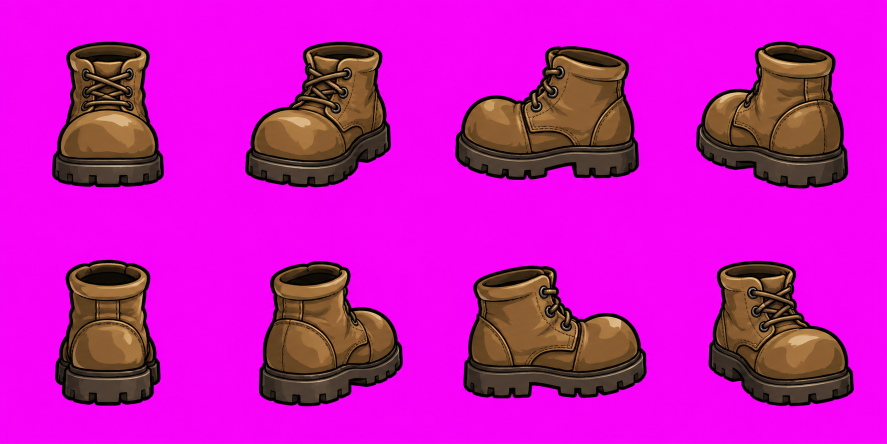
#> input picture tools/engineer_rig/foot_parts.png, 1774 x 887 px (shown at 1/2 size)
$ python make_character_sheet.py engineer_rig/foot_parts.png --out out.png
#> lines starting #> are read from the running program, lines starting #| are printed output that depends on the picture; after the words box and inside, x2 and y2 are one past the last pixel; in counts of white or black regions, pixels touching at a corner belong together
#!/usr/bin/env python3
"""생성 이미지(마젠타 배경) → 걷기 스프라이트 시트 조립.

docs/character-sprite-handoff.md 5장의 파이프라인을 스크립트로 고정한 것.
예전에는 세션마다 스크래치패드에 다시 작성해야 했으므로 여기 커밋해 둔다.

사용법:
    # 걷기 시트 (프레임 여러 장 → run_<id>.png)
    python tools/make_character_sheet.py -o assets/sprites/run_veteran.png raw/vet_*.png

    # 대기 이미지 (한 장 → idle_<id>.png, 시트 조립 없음)
    python tools/make_character_sheet.py -o assets/sprites/idle_veteran.png --single raw/vet_idle.png

    # 키잉 결과만 확인 (프레임별 PNG 를 디렉터리에 덤프)
    python tools/make_character_sheet.py -o out.png --debug-dir dbg raw/*.png
"""

from __future__ import annotations

import argparse
import glob
import itertools
import sys
from pathlib import Path

import numpy as np
from PIL import Image, ImageFilter
from scipy import ndimage

# ── 파이프라인 상수 (문서 5장과 일치) ──────────────────────────────────
TARGET_H = 150            # 각 프레임을 이 높이로 개별 정규화
TOL_MAGENTA = 70          # 마젠타 배경 색거리 허용치
TOL_WHITE = 60            # 흰 배경일 때
HOLE_TOL_MAGENTA = 48     # 갇힌 배경 구멍 제거 허용치
HOLE_TOL_WHITE = 25       # 흰 배경은 크림색 옷을 지키려고 더 빡빡하게
HUE_TOL_DEG = 10.0        # 마젠타로 볼 색상 차(도)
SAT_MIN = 90              # 마젠타로 볼 최소 채도 (0-255)
MIN_AREA = 2000           # 이 면적을 넘으면 figure 앵커
ANCHOR_MIN_H_RATIO = 0.55 # 앵커 높이가 중앙값의 이 비율 미만이면 제목 텍스트로 간주
GROUND_ASPECT = 3.0       # 가로가 세로의 이 배를 넘는 작은 조각 = 지면선/그림자
MERGE_EXPAND = 12         # 앵커 바운딩박스를 이만큼 넓혀 조각 편입 판정
CELL_PAD_W = 8            # 셀 폭 = 최대 프레임 폭 + 이 값
CELL_PAD_H = 4            # 셀 높이 = 최대 프레임 높이 + 이 값
BOTTOM_MARGIN = 2         # 바닥 정렬 여백
MAX_LIFT = 14             # 공중 포즈에 반영할 최대 리프트
MIN_ADJ_DIFF = 0.25       # 인접 프레임 실루엣 차이가 이 미만이면 애니메이션으로 안 읽힘

ALPHA_SOLID = 8           # 성분 라벨링에서 불투명으로 칠 알파 하한

# 흰 헤일로 제거: 아트 디렉션상 실루엣 바깥선은 "굵은 검정"이므로 경계의 밝은 무채색
# 픽셀은 생성기가 스티커풍 흰 테두리를 그린 아티팩트다. 정상 프레임은 경계 흰 비율이 0%,
# 문제 프레임만 2~3% 나온다. 안쪽 흰 아트(베테랑 수염 등)는 검정 외곽선에 둘러싸여 있어
# 경계 밴드에 걸리지 않는다. 최대 HALO_PASSES 픽셀만 벗겨 과잉 침식을 막는다.
HALO_LUM = 200            # 이 휘도 이상이면 밝음
HALO_SAT = 40             # 이 채도 미만이면 무채색 (0-255)
HALO_PASSES = 3           # 벗겨낼 최대 두께 — 정규화(TARGET_H) 기준 px.
                          # 원본은 보통 8배 크므로 실제 반복 수는 해상도에 비례해 늘린다.


def _key_color(rgb: np.ndarray) -> np.ndarray:
    """테두리 1px 링의 중앙값을 배경 키 컬러로 잡는다."""
    border = np.concatenate([
        rgb[0, :, :], rgb[-1, :, :], rgb[:, 0, :], rgb[:, -1, :],
    ], axis=0)
    return np.median(border, axis=0)


def _is_magenta(key: np.ndarray) -> bool:
    r, g, b = key
    return r > 120 and b > 120 and g < min(r, b) * 0.6


def _hue_deg(rgb: np.ndarray) -> np.ndarray:
    """RGB(float, 0-255) → 색상(도). 무채색은 0 으로 떨어지지만 채도로 걸러진다."""
    mx = rgb.max(axis=2)
    mn = rgb.min(axis=2)
    d = np.maximum(mx - mn, 1e-6)
    r, g, b = rgb[..., 0], rgb[..., 1], rgb[..., 2]
    h = np.where(
        mx == r, ((g - b) / d) % 6,
        np.where(mx == g, (b - r) / d + 2, (r - g) / d + 4),
    )
    return h * 60.0


def key_out(img: Image.Image) -> tuple[Image.Image, np.ndarray]:
    """배경을 투명하게 만든 RGBA 이미지를 돌려준다."""
    rgb = np.asarray(img.convert("RGB"), dtype=np.float32)
    key = _key_color(rgb)
    magenta = _is_magenta(key)
    tol = TOL_MAGENTA if magenta else TOL_WHITE
    hole_tol = HOLE_TOL_MAGENTA if magenta else HOLE_TOL_WHITE

    dist = np.linalg.norm(rgb - key, axis=2)
    similar = dist <= tol

    if magenta:
        # 마젠타 계열은 색거리가 멀어도(그림자·글로우) 배경으로 본다.
        mx = rgb.max(axis=2)
        mn = rgb.min(axis=2)
        sat = np.where(mx > 0, (mx - mn) / np.maximum(mx, 1e-6) * 255.0, 0.0)
        dh = np.abs(_hue_deg(rgb) - _hue_deg(key[None, None, :])[0, 0])
        dh = np.minimum(dh, 360.0 - dh)
        similar |= (dh <= HUE_TOL_DEG) & (sat >= SAT_MIN)

    # 가장자리에서 닿는 성분만 진짜 배경 — 옷의 같은 색 면적은 살린다.
    lab, n = ndimage.label(similar, structure=np.ones((3, 3), dtype=np.uint8))
    edge_labels = set(lab[0, :]) | set(lab[-1, :]) | set(lab[:, 0]) | set(lab[:, -1])
    edge_labels.discard(0)
    bg = np.isin(lab, list(edge_labels)) if edge_labels else np.zeros_like(similar)

    # 갇힌 배경 구멍(팔 사이 틈 등)은 키 컬러에 충분히 가까울 때만 제거.
    trapped = similar & ~bg
    bg |= trapped & (dist <= hole_tol)

    alpha = np.where(bg, 0, 255).astype(np.uint8)

    # 경계 부드럽게: 침식본과 반반 섞고 살짝 블러 → 계단 현상 완화.
    a_img = Image.fromarray(alpha, mode="L")
    a_soft = Image.blend(a_img, a_img.filter(ImageFilter.MinFilter(5)), 0.5)
    a_soft = a_soft.filter(ImageFilter.GaussianBlur(0.8))
    af = np.asarray(a_soft, dtype=np.float32) / 255.0

    # 디스필: 반투명 픽셀에 남은 키 컬러 성분을 걷어낸다.
    safe = np.maximum(af, 1e-3)[..., None]
    out_rgb = np.clip((rgb - key * (1.0 - safe)) / safe, 0, 255)
    out_rgb = np.where(af[..., None] > 0, out_rgb, 0)

    rgba = np.dstack([out_rgb.astype(np.uint8), (af * 255).astype(np.uint8)])
    return Image.fromarray(rgba, mode="RGBA"), key


# [26 lines left out: function recolor_white_halo, not called in this run]


def strip_white_halo(rgba: Image.Image) -> tuple[Image.Image, int]:
    """실루엣 바깥 경계에 붙은 밝은 무채색 테두리를 벗겨낸다. (제거한 픽셀 수도 돌려줌)"""
    a = np.asarray(rgba).copy()
    rgb = a[..., :3].astype(np.float32)
    lum = rgb.mean(axis=2)
    mx = rgb.max(axis=2)
    mn = rgb.min(axis=2)
    sat = np.where(mx > 0, (mx - mn) / np.maximum(mx, 1e-6) * 255.0, 0.0)
    whiteish = (lum > HALO_LUM) & (sat < HALO_SAT)

    cross = np.array([[0, 1, 0], [1, 1, 1], [0, 1, 0]], dtype=bool)
    # 원본 해상도 기준으로 환산 — 정규화 후 HALO_PASSES px 만큼 벗겨진 효과가 나도록.
    passes = max(HALO_PASSES, round(HALO_PASSES * a.shape[0] / TARGET_H))
    removed = 0
    for _ in range(passes):
        solid = a[..., 3] > ALPHA_SOLID
        band = solid & ~ndimage.binary_erosion(solid, cross)
        hit = band & whiteish
        if not hit.any():
            break
        a[..., 3] = np.where(hit, 0, a[..., 3])
        removed += int(np.count_nonzero(hit))
    return Image.fromarray(a, mode="RGBA"), removed


def extract_figures(rgba: Image.Image) -> list[Image.Image]:
    """잡티·지면선·제목 텍스트를 걸러내고 figure 단위로 잘라낸다."""
    a = np.asarray(rgba)[..., 3]
    solid = a > ALPHA_SOLID
    lab, n = ndimage.label(solid, structure=np.ones((3, 3), dtype=np.uint8))
    if n == 0:
        return []

    objs = ndimage.find_objects(lab)
    areas = ndimage.sum(solid, lab, index=range(1, n + 1))

    anchors, frags = [], []
    for i, sl in enumerate(objs):
        if sl is None:
            continue
        (anchors if areas[i] > MIN_AREA else frags).append((i + 1, sl))

    if not anchors:
        return []

    # 앵커 높이가 중앙값의 55% 미만이면 제목 텍스트로 보고 제외.
    heights = [sl[0].stop - sl[0].start for _, sl in anchors]
    med = float(np.median(heights))
    anchors = [(l, sl) for (l, sl), h in zip(anchors, heights)
               if h >= med * ANCHOR_MIN_H_RATIO]
    if not anchors:
        return []

    keep = {l: [sl] for l, sl in anchors}
    for l, sl in frags:
        h = sl[0].stop - sl[0].start
        w = sl[1].stop - sl[1].start
        if w > h * GROUND_ASPECT:
            continue                      # 지면선·그림자
        for al, asl in anchors:
            if (sl[0].start < asl[0].stop + MERGE_EXPAND
                    and sl[0].stop > asl[0].start - MERGE_EXPAND
                    and sl[1].start < asl[1].stop + MERGE_EXPAND
                    and sl[1].stop > asl[1].start - MERGE_EXPAND):
                keep[al].append(sl)
                break                     # 겹치는 앵커에만 편입, 나머지는 버림

    src = np.asarray(rgba)
    out = []
    # 왼쪽→오른쪽 순으로 (한 장에 여러 포즈가 들어온 경우 대비)
    for al, asl in sorted(anchors, key=lambda t: t[1][1].start):
        parts = keep[al]
        y0 = min(s[0].start for s in parts)
        y1 = max(s[0].stop for s in parts)
        x0 = min(s[1].start for s in parts)
        x1 = max(s[1].stop for s in parts)
        member = np.isin(lab, [al] + [l for l, s in frags if s in parts])
        cut = src.copy()
        cut[..., 3] = np.where(member, cut[..., 3], 0)
        fig = Image.fromarray(cut[y0:y1, x0:x1], mode="RGBA")
        fig.info["src_bottom_gap"] = src.shape[0] - y1   # 원본 지면까지의 여백
        out.append(fig)
    return out


def normalize(fig: Image.Image) -> tuple[Image.Image, float]:
    """높이 TARGET_H 로 개별 리사이즈. (원본이 장마다 크기가 다르다)"""
    w, h = fig.size
    scale = TARGET_H / float(h)
    new = fig.resize((max(1, round(w * scale)), TARGET_H), Image.LANCZOS)
    return new, scale


def silhouette_diff(a: np.ndarray, b: np.ndarray) -> float:
    """실루엣 대칭차 / 합집합. 0 이면 동일, 1 이면 완전히 다름."""
    union = np.count_nonzero(a | b)
    if union == 0:
        return 0.0
    return np.count_nonzero(a ^ b) / union


def best_cycle(masks: list[np.ndarray]) -> list[int]:
    """인접 프레임 차이 합이 최대가 되는 순환 순서. (프레임 수가 적어 완전탐색)"""
    n = len(masks)
    if n < 3:
        return list(range(n))
    d = [[silhouette_diff(masks[i], masks[j]) for j in range(n)] for i in range(n)]
    best, best_score = None, -1.0
    for perm in itertools.permutations(range(1, n)):
        order = (0,) + perm
        score = sum(d[order[i]][order[(i + 1) % n]] for i in range(n))
        if score > best_score:
            best, best_score = order, score
    return list(best)


def assemble(figs: list[Image.Image], scales: list[float]) -> tuple[Image.Image, float]:
    """프레임들을 바닥 정렬 시트로 조립. (시트, 최소 인접 차이) 를 돌려준다."""
    cell_w = max(f.width for f in figs) + CELL_PAD_W

    # 공중 포즈 리프트: 원본 지면 여백을 정규화 배율로 환산해 가장 낮은 프레임 기준 상대값.
    lifts_raw = [f.info.get("src_bottom_gap", 0) * s for f, s in zip(figs, scales)]
    base = min(lifts_raw)
    lifts = [min(MAX_LIFT, max(0, round(l - base))) for l in lifts_raw]

    # 리프트만큼 위로 올라가므로 셀 높이에 미리 반영해야 오프셋이 음수가 되지 않는다.
    cell_h = max(f.height + l for f, l in zip(figs, lifts)) + CELL_PAD_H

    masks = []
    for f, lift in zip(figs, lifts):
        m = np.zeros((cell_h, cell_w), dtype=bool)
        ox = (cell_w - f.width) // 2
        oy = cell_h - f.height - BOTTOM_MARGIN - lift
        m[oy:oy + f.height, ox:ox + f.width] = np.asarray(f)[..., 3] > ALPHA_SOLID
        masks.append(m)

    order = best_cycle(masks)
    sheet = Image.new("RGBA", (cell_w * len(figs), cell_h), (0, 0, 0, 0))
    for slot, idx in enumerate(order):
        f, lift = figs[idx], lifts[idx]
        ox = slot * cell_w + (cell_w - f.width) // 2
        oy = cell_h - f.height - BOTTOM_MARGIN - lift
        sheet.paste(f, (ox, oy))

    n = len(order)
    min_diff = min(silhouette_diff(masks[order[i]], masks[order[(i + 1) % n]])
                   for i in range(n)) if n > 1 else 1.0
    return sheet, min_diff


def main() -> int:
    # 윈도 콘솔 기본 코드페이지(cp949/cp932)로는 한글 출력이 깨지거나 예외가 난다.
    for stream in (sys.stdout, sys.stderr):
        if hasattr(stream, "reconfigure"):
            stream.reconfigure(encoding="utf-8", errors="replace")

    ap = argparse.ArgumentParser(description=__doc__,
                                 formatter_class=argparse.RawDescriptionHelpFormatter)
    ap.add_argument("inputs", nargs="+", help="생성 이미지 경로 (glob 가능)")
    ap.add_argument("-o", "--out", required=True, help="출력 PNG 경로")
    ap.add_argument("--single", action="store_true",
                    help="시트 조립 없이 figure 한 장만 저장 (대기 이미지용)")
    ap.add_argument("--debug-dir", help="키잉된 프레임을 개별 PNG 로 덤프할 디렉터리")
    args = ap.parse_args()

    paths: list[str] = []
    for pat in args.inputs:
        hits = sorted(glob.glob(pat))
        paths.extend(hits if hits else [pat])
    if not paths:
        print("입력 이미지가 없습니다.", file=sys.stderr)
        return 1

    figs: list[Image.Image] = []
    scales: list[float] = []
    for p in paths:
        rgba, key = key_out(Image.open(p))
#> in key_out, `key = _key_color(rgb)`: key = [245, 6, 248]
#> in _is_magenta, `r, g, b = key`: r = 245; g = 6; b = 248
#> in key_out, `magenta = _is_magenta(key)`: magenta = True
#> in key_out, `tol = TOL_MAGENTA if magenta else TOL_WHITE`: tol = 70
#> in key_out, `hole_tol = HOLE_TOL_MAGENTA if magenta else HOLE_TOL_WHITE`: hole_tol = 48
#> in key_out, `similar = dist <= tol`:
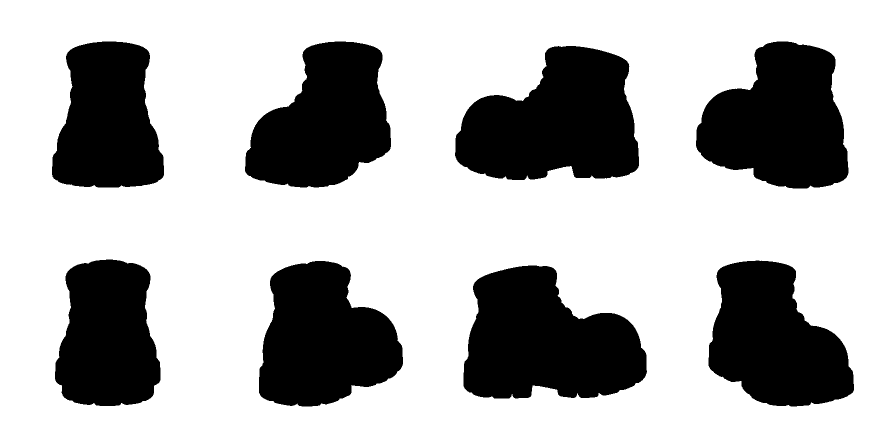
#> similar: shape (887, 1774) bool (shown at 1/2 size); 69.5% white; 8 black regions, largest, box (x1, y1, x2, y2) and area: (910, 92, 1278, 360) 70362, (927, 531, 1294, 797) 69917, (1392, 83, 1697, 377) 63439
#> in _hue_deg, `h = np.where( mx == r, ((g - b) / d) % 6, np.where(mx == g, (b - r) / ..`:
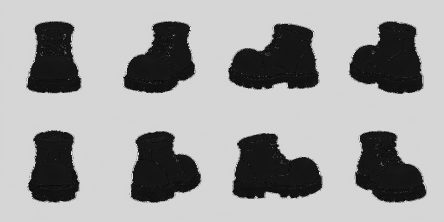
#> h: shape (887, 1774) float32 (shown at 1/4 size); min 0, max 5.95, mean 3.71; drawn with min black and max white
#> in key_out, `lab, n = ndimage.label(similar, structure=np.ones((3, 3), dtype=np.uin..`:
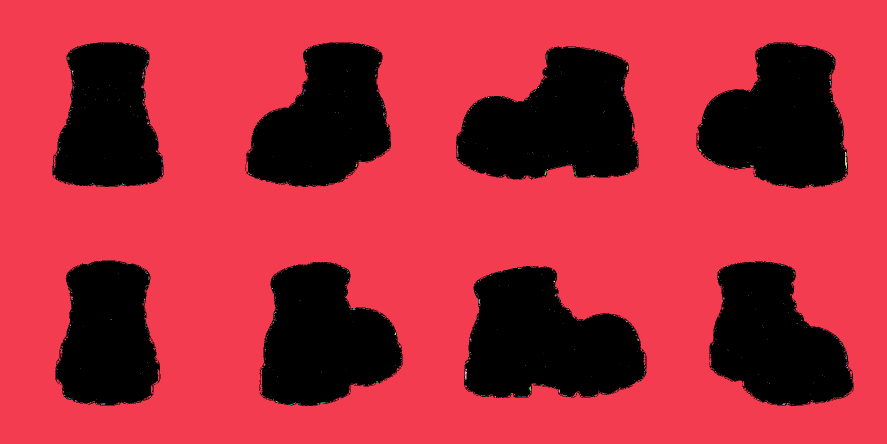
#> lab: shape (887, 1774) int32 (shown at 1/2 size); 881 distinct labels, from 0 to 880; one colour per label, 0 black
#> in key_out, `lab, n = ndimage.label(similar, structure=np.ones((3, 3), dtype=np.uin..`: n = 880
#> in key_out, `edge_labels = set(lab[0, :]) | set(lab[-1, :]) | set(lab[:, 0]) | set(..`: edge_labels = 1 item
#> in key_out, `rgba = np.dstack([out_rgb.astype(np.uint8), (af * 255).astype(np.uint8..`:
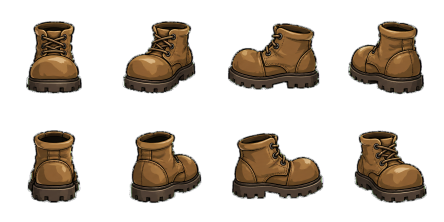
#> rgba: shape (887, 1774, 4) (shown at 1/4 size); mean R, G, B, A 28.3, 20.2, 12.3, 73.5; transparent parts drawn white
#> key = [245, 6, 248]
        rgba, halo = strip_white_halo(rgba)
#> the loop in strip_white_halo, `for _ in range(passes):` made 2 passes
#> removed on pass 1: 7
#> after the loop in strip_white_halo, `for _ in range(passes):`: removed = 7
#> halo = 7
        found = extract_figures(rgba)
#> in extract_figures, `lab, n = ndimage.label(solid, structure=np.ones((3, 3), dtype=np.uint8))`:
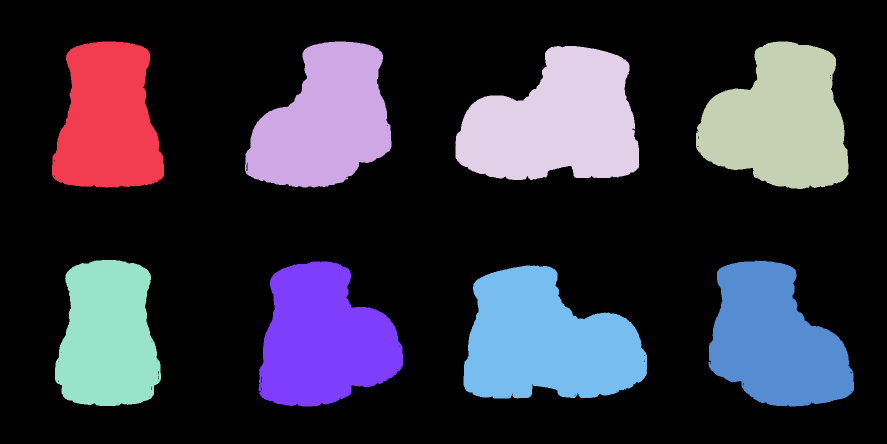
#> lab: shape (887, 1774) int32 (shown at 1/2 size); 9 distinct labels, from 0 to 8; one colour per label, 0 black
#> in extract_figures, `lab, n = ndimage.label(solid, structure=np.ones((3, 3), dtype=np.uint8))`: n = 8
#> in extract_figures, `objs = ndimage.find_objects(lab)`: objs = 8 items
#> in extract_figures, `areas = ndimage.sum(solid, lab, index=range(1, n + 1))`: areas = [50698, 58564, 63650, 70436, 49537, 58186, 59993, 70042]
#> the loop in extract_figures, `for i, sl in enumerate(objs):` made 8 passes
#> in extract_figures, `heights = [sl[0].stop - sl[0].start for _, sl in anchors]`: heights = [292, 292, 295, 268, 292, 292, 290, 266]
#> in extract_figures, `med = float(np.median(heights))`: med = 292
#> in extract_figures, `anchors = [(l, sl) for (l, sl), h in zip(anchors, heights) if h >= med..`: anchors = 8 items
#> the loop in extract_figures, `for al, asl in sorted(anchors, key=lambda t: t[1][1].start):` made 8 passes
#> (al, y0, y1, x0, x1) on passes 1 to 8: (1, 83, 375, 104, 328), (5, 520, 812, 110, 322), (2, 83, 375, 490, 783), (7, 523, 813, 517, 806), (4, 92, 360, 911, 1279), (8, 531, 797, 927, 1294), (3, 83, 378, 1392, 1697), (6, 521, 813, 1417, 1708)
#> after the loop in extract_figures, `for al, asl in sorted(anchors, key=lambda t: t[1][1].start):`:
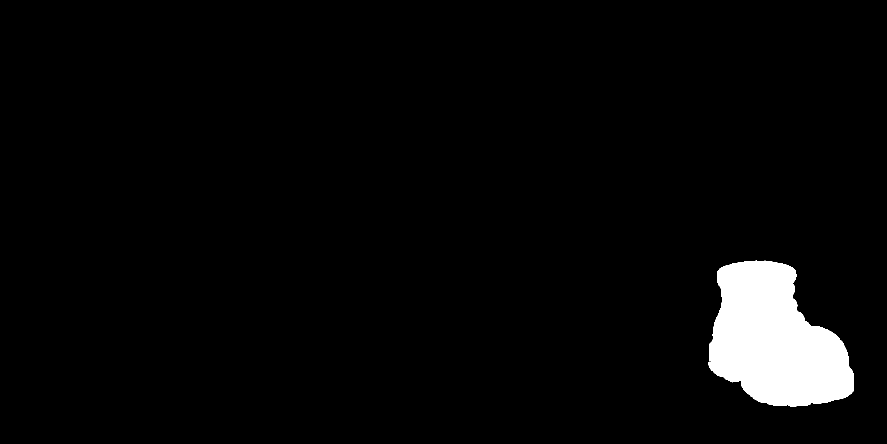
#> member: shape (887, 1774) bool (shown at 1/2 size); 3.7% white; 1 white region, box (x1, y1, x2, y2) and area: (1417, 521, 1708, 813) 58186
#> after the loop in extract_figures, `for al, asl in sorted(anchors, key=lambda t: t[1][1].start):`: fig.info = {'src_bottom_gap': 74}; out = 8 items
#> found = 8 items
        if not found:
            print(f"  !! figure 를 찾지 못함: {p}", file=sys.stderr)
            continue
        if len(found) > 1:
            print(f"  ** {Path(p).name}: figure {len(found)}개 검출 "
                  f"(한 장에 여러 포즈가 들어온 듯 — 확인 필요)")
#|   ** foot_parts.png: figure 8개 검출 (한 장에 여러 포즈가 들어온 듯 — 확인 필요)
        for f in found:
            gap = f.info.get("src_bottom_gap", 0)
            nf, sc = normalize(f)
            nf.info["src_bottom_gap"] = gap
            figs.append(nf)
            scales.append(sc)
#> this loop made 8 passes
#> (gap, w in normalize, h in normalize, scale in normalize, sc) on passes 1 to 8: (512, 224, 292, 0.514, 0.514), (75, 212, 292, 0.514, 0.514), (512, 293, 292, 0.514, 0.514), (74, 289, 290, 0.517, 0.517), (527, 368, 268, 0.56, 0.56), (90, 367, 266, 0.564, 0.564), (509, 305, 295, 0.508, 0.508), (74, 291, 292, 0.514, 0.514)
#> pass 1, in normalize, `new = fig.resize((max(1, round(w * scale)), TARGET_H), Image.LANCZOS)`:
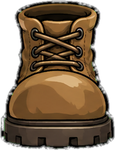
#> new: PIL image 115x150 RGBA; mean R, G, B, A 69.4, 50.6, 30.3, 186.1; transparent parts drawn white
#> after the loop, figs = 8 items; scales = [0.514, 0.514, 0.514, 0.517, 0.56, 0.564, 0.508, 0.514]
        print(f"  {Path(p).name}: key=({int(key[0])},{int(key[1])},{int(key[2])}) "
              f"figures={len(found)}"
              + (f" halo={halo}px 제거" if halo else ""))
#|   foot_parts.png: key=(245,6,248) figures=8 halo=7px 제거

    if not figs:
        print("추출된 figure 가 없습니다.", file=sys.stderr)
        return 1

    if args.debug_dir:
        d = Path(args.debug_dir)
        d.mkdir(parents=True, exist_ok=True)
        for i, f in enumerate(figs):
            f.save(d / f"frame_{i:02d}.png")
        print(f"디버그 프레임 {len(figs)}장 → {d}")

    out = Path(args.out)
    out.parent.mkdir(parents=True, exist_ok=True)

    if args.single:
        figs[0].save(out)
        print(f"저장: {out}  ({figs[0].width}x{figs[0].height})")
        return 0

    sheet, min_diff = assemble(figs, scales)
#> in assemble, `cell_w = max(f.width for f in figs) + CELL_PAD_W`: cell_w = 215
#> in assemble, `lifts_raw = [f.info.get("src_bottom_gap", 0) * s for f, s in zip(figs,..`: lifts_raw = [263, 38.53, 263, 38.28, 295, 50.75, 258.8, 38.01]
#> in assemble, `base = min(lifts_raw)`: base = 38.01
#> in assemble, `lifts = [min(MAX_LIFT, max(0, round(l - base))) for l in lifts_raw]`: lifts = [14, 1, 14, 0, 14, 13, 14, 0]
#> in assemble, `cell_h = max(f.height + l for f, l in zip(figs, lifts)) + CELL_PAD_H`: cell_h = 168
#> the loop in assemble, `for f, lift in zip(figs, lifts):` made 8 passes
#> (lift, ox, oy) on passes 1 to 8: (14, 50, 2), (1, 53, 15), (14, 32, 2), (0, 33, 16), (14, 4, 2), (13, 4, 3), (14, 30, 2), (0, 33, 16)
#> after the loop in assemble, `for f, lift in zip(figs, lifts):`: masks = 8 items
#> in best_cycle, `n = len(masks)`: n = 8
#> in silhouette_diff, `union = np.count_nonzero(a | b)`: union = 13426
#> in best_cycle, `d = [[silhouette_diff(masks[i], masks[j]) for j in range(n)] for i in ..`: d = 8 items
#> the loop in best_cycle, `for perm in itertools.permutations(range(1, n)):` made 5040 passes
#> (score, best, best_score) on passes 1, 4, 5, 6, 104, 270, 281, 767: (3.22, (0, 1, 2, 3, 4, 5, 6, 7), 3.22), (3.29, (0, 1, 2, 3, 4, 6, 7, 5), 3.29), (3.37, (0, 1, 2, 3, 4, 7, 5, 6), 3.37), (3.54, (0, 1, 2, 3, 4, 7, 6, 5), 3.54), (3.6, (0, 1, 2, 7, 4, 3, 6, 5), 3.6), (3.63, (0, 1, 4, 3, 2, 7, 6, 5), 3.63), (3.69, (0, 1, 4, 3, 6, 7, 2, 5), 3.69), (3.7, (0, 2, 1, 4, 7, 6, 3, 5), 3.7)
#> after the loop in best_cycle, `for perm in itertools.permutations(range(1, n)):`: best_score = 3.96
#> in assemble, `order = best_cycle(masks)`: order = [0, 4, 7, 2, 3, 6, 1, 5]
#> the loop in assemble, `for slot, idx in enumerate(order):` made 8 passes
#> (idx, lift, ox, oy) on passes 1 to 8: (0, 14, 50, 2), (4, 14, 219, 2), (7, 0, 463, 16), (2, 14, 677, 2), (3, 0, 893, 16), (6, 14, 1105, 2), (1, 1, 1343, 15), (5, 13, 1509, 3)
#> in assemble, `min_diff = min(silhouette_diff(masks[order[i]], masks[order[(i + 1) % ..`: min_diff = 0.391
#> min_diff = 0.391
    sheet.save(out)
    cell_w = sheet.width // len(figs)
#> cell_w = 215
    print(f"저장: {out}  ({sheet.width}x{sheet.height}), "
          f"frames={len(figs)}, cell={cell_w}x{sheet.height}")
#| 저장: out.png  (1720x168), frames=8, cell=215x168
    assert sheet.width % len(figs) == 0, "시트 폭이 프레임 수로 나누어떨어지지 않음"
    print(f"인접 프레임 최소 실루엣 차이: {min_diff:.1%} "
          f"({'OK' if min_diff >= MIN_ADJ_DIFF else 'FAIL — 포즈 재생성 필요'})")
#| 인접 프레임 최소 실루엣 차이: 39.1% (OK)
    print(f"data/character_db.tres 의 run_frames 를 {len(figs)} 로 설정할 것")
#| data/character_db.tres 의 run_frames 를 8 로 설정할 것
    return 0 if min_diff >= MIN_ADJ_DIFF else 2


if __name__ == "__main__":
    sys.exit(main())
#> (the program exits here)
